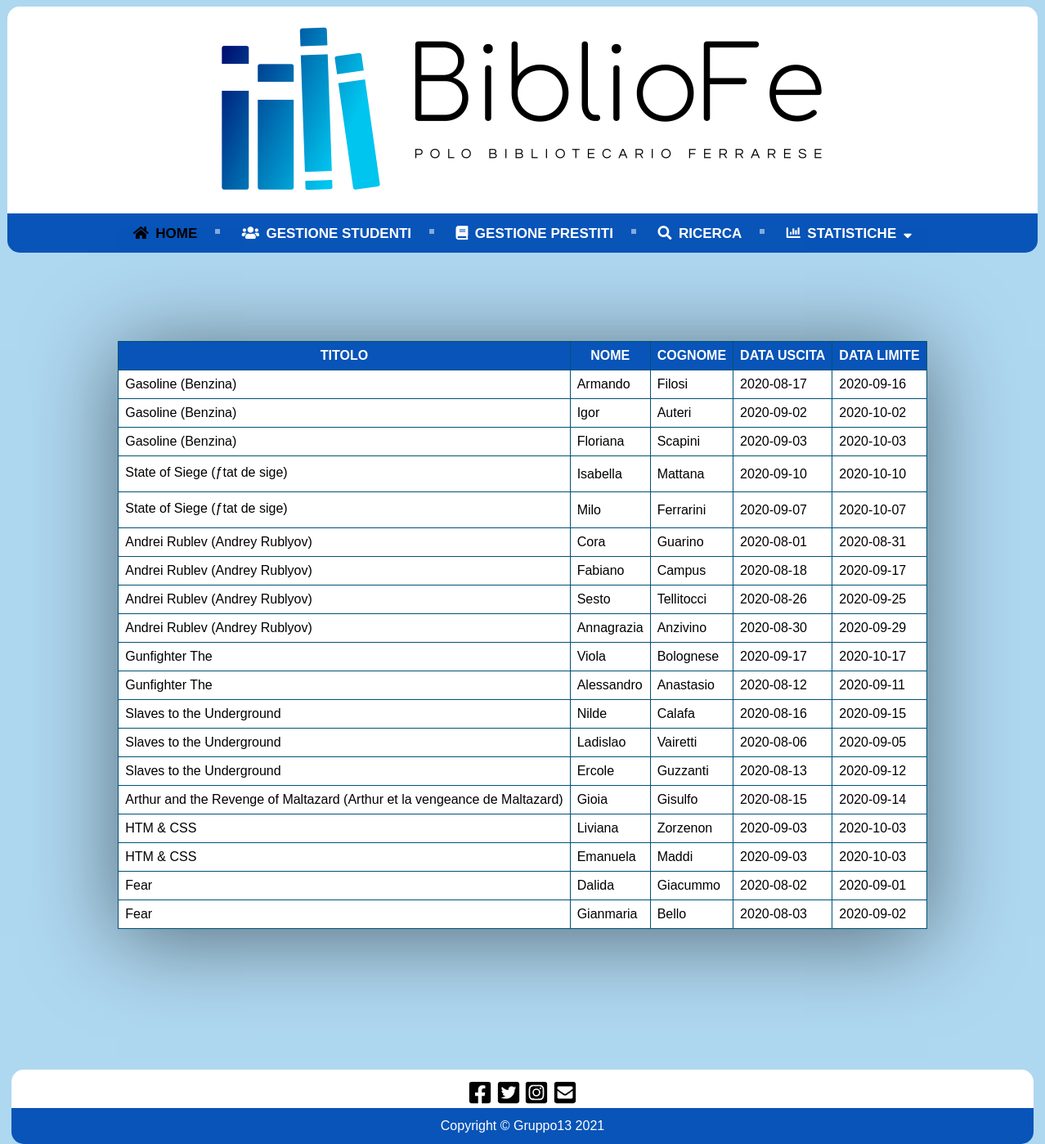
The page /ricerca_libro.php on the database its author committed.
### tables this page shows
CREATE TABLE `PRESTITO` (
  `ISBN_LIB` char(13) NOT NULL,
  `C_COPIA` int NOT NULL,
  `MATR` char(10) NOT NULL,
  `DATA_USCITA` date NOT NULL,
  `DATA_LIMITE` date DEFAULT NULL,
  PRIMARY KEY (`ISBN_LIB`,`C_COPIA`,`MATR`),
  KEY `MATR` (`MATR`),
  CONSTRAINT `prestito_ibfk_1` FOREIGN KEY (`ISBN_LIB`, `C_COPIA`) REFERENCES `COPIA` (`ISBN_LIBRO`, `COD_COPIA`),
  CONSTRAINT `prestito_ibfk_2` FOREIGN KEY (`MATR`) REFERENCES `STUDENTE` (`MATRICOLA`)
);

CREATE TABLE `LIBRO` (
  `TITOLO` varchar(100) NOT NULL,
  `ISBN` char(13) NOT NULL,
  `LINGUA` varchar(20) NOT NULL,
  `ANNO_PUBB` char(4) NOT NULL,
  `C_E` int NOT NULL,
  PRIMARY KEY (`ISBN`),
  KEY `C_E` (`C_E`),
  CONSTRAINT `libro_ibfk_1` FOREIGN KEY (`C_E`) REFERENCES `EDITORE` (`COD_E`) ON DELETE CASCADE ON UPDATE CASCADE
);

CREATE TABLE `STUDENTE` (
  `MATRICOLA` char(10) NOT NULL,
  `NOME_S` varchar(25) NOT NULL,
  `COGNOME_S` varchar(25) NOT NULL,
  `NOME_VIA_S` varchar(30) NOT NULL,
  `NUM_CIVICO_S` varchar(8) DEFAULT NULL,
  `CAP_S` varchar(5) NOT NULL,
  `PROVINCIA_S` varchar(30) NOT NULL,
  `NUM_TELEFONO` varchar(15) NOT NULL,
  PRIMARY KEY (`MATRICOLA`)
);

### ricerca_libro.php (the view, shortened to what this page needs)
<?php
include_once('connessione.php');
include_once("function.php");
$TITOLO  = $_POST["TITOLO"];
$sql = "SELECT TITOLO, NOME_S, COGNOME_S,DATA_USCITA,DATA_LIMITE
FROM PRESTITO, LIBRO, STUDENTE
WHERE ISBN_LIB = ISBN AND TITOLO LIKE '%$TITOLO%' AND MATR=MATRICOLA;";
$result = mysqli_query($link, $sql);
?>
<!DOCTYPE html>
<html>
<head>
	<?php head() ?>
</head>
<?php navbar() ?>
<body>
	<?php
	$count = mysqli_num_rows($result);
	if ($count == 0) { ?>
		<br><br>
		<img src="Icons/exclamation.svg" width="40" height="40">
		<p>La ricerca non ha prodotto risultati</p>
		<?php }
	else { ?>
		<br><br><br><br><br><br>
		<table id="table-center">
			<thead>
				<tr>
					<th>TITOLO</th>
					<th>NOME</th>
					<th>COGNOME</th>
					<th>DATA USCITA</th>
					<th>DATA LIMITE</th>
				</tr>
			</thead>
			<tbody>
				<?php
				while ($row = mysqli_fetch_array($result)) { ?>
				<tr>
					<td> <?php echo $row['TITOLO']; ?> </td>
					<td> <?php echo $row['NOME_S']; ?> </td>
					<td> <?php echo $row['COGNOME_S']; ?> </td>
					<td> <?php echo $row['DATA_USCITA']; ?> </td>
					<td> <?php echo $row['DATA_LIMITE']; ?> </td>
				</tr>
			<?php } ?>
			</tbody>
		</table>
		<?php mysqli_close($link);
		} ?>
		<br><br><br><br>
		<?php footer() ?>
</body>
</html>

### function.php (shortened to what this page needs)
<?php function navbar() { ?>
<div id="conteiner">
<div style="padding:0px; margin:0px; background-color:#ffffff; border-radius: 15px 15px 0px 0px;"><img src="Icons/logo.png" /></div>
<nav id='cssmenu'>
    <ul>
        <li <?php if($_REQUEST["id"]=="home" or $_REQUEST["id"]==""){echo "class='active'";}?>><a href="index.php?id=home" ><span><i class="fas fa-home"></i>&ensp;Home</span></a></li>
        <li <?php if($_REQUEST["id"]=="studenti"){echo "class='active'";}?>><a href="gestione_studenti.php?id=studenti" ><i class="fas fa-users"></i>&ensp;<span>Gestione Studenti</span></a></li>
        <li <?php if($_REQUEST["id"]=="prestiti"){echo "class='active'";}?>><a href="gestione_prestiti.php?id=prestiti" ><span><i class="fas fa-book"></i>&ensp;Gestione Prestiti</span></a></li>
        <li <?php if($_REQUEST["id"]=="ricerca"){echo "class='active'";}?>><a href="ricerca.php?id=ricerca" ><span><i class="fas fa-search"></i>&ensp;Ricerca</span></a></li>
        <li <?php if($_REQUEST["id"]=="statistiche"){echo "class='active'";}?>><a href="#?id=statistiche" ><span><i class="fas fa-chart-bar"></i>&ensp;Statistiche&ensp;<i class="fas fa-sort-down"></i></span></a>
        </li>
    </ul>
</nav>
<?php } ?>
<?php function head() { ?>
    <link href="stile.css" rel="stylesheet" type="text/css">
    <link href="Script/css/all.css" rel="stylesheet">
<?php } ?>
<?php function footer() { ?>
</div>
<footer style='width: 1250px; margin: 0 auto; padding: 0;'>
        <div class="footer-above">
            <a href="https://www.facebook.com/bibliotecheferrara/"><img src="Icons/facebook.svg" width="30" height="30"></a>
            <a href="https://twitter.com/PoloUFE"><img src="Icons/twitter.svg" width="30" height="30"></a>
            <a href="https://www.instagram.com/unife.it/?hl=it"><img src="Icons/instagram.svg" width="30" height="30"></a>
            <a href="mailto:info@bibliotecheferrara.it"><img src="Icons/mail.svg" width="30" height="30"></a>
        </div>
        <div class="footer-below">
            Copyright &copy; Gruppo13 <?php echo date("Y"); ?>
        </div>
</footer>
<?php } ?>

### stile.css (style rules this page uses)
#conteiner { min-height:1300px; height: auto ; width: 1260px; margin: 0 auto; padding: 0; }
body { font-family: 'Arial'; text-align: center; height: 100%; background-color: rgb(174, 215, 240); background-size:cover; }
#table-center td { border: 1px solid #005277; padding:8px; background-color: #fff; text-align: left; width: auto; }
#table-center th { border: 1px solid #005277; position: sticky; background-color: #0854b8; color: #fff; box-sizing: border-box; padding:8px; }
#table-center thead { background-color: #f5f5f500; }
#table-center { margin-left: auto; margin-right: auto; font-family: 'Arial'; border-collapse: collapse; box-shadow: 0 10px 100px rgba(0,0,0,0.5); }
#cssmenu { border-radius:0px 0px 15px 15px; background: #0854b8; width: auto; text-align: center; border-radius:'0px 0px 15px 15px'; }
#cssmenu ul { list-style: none; margin: 0; padding: 0; line-height: 1; display: block; zoom: 1; }
#cssmenu ul:after { content: " "; display: block; font-size: 0; height: 0; clear: both; visibility: hidden; }
#cssmenu ul li { border-radius:'0px 0px 15px 15px'; display: inline-block; padding: 0; margin: 0; }
#cssmenu ul li a { color: #ffffff; text-decoration: none; display: block; padding: 15px 25px; font-family: sans-serif; font-weight: 700; text-transform: uppercase; font-size: 17px; position: relative; -webkit-transition: color .25s; -moz-transition: color .25s; -ms-transition: color .25s; -o-transition: color .25s; transition: color .25s; }
#cssmenu ul li.active a { color: #000000; }
#cssmenu ul li a:after { content: ""; display: block; position: absolute; right: -3px; top: 19px; height: 6px; width: 6px; background: #ffffff; opacity: .5; }
#cssmenu ul li a:before { content: ""; display: block; position: absolute; left: 0; bottom: 0; height: 3px; width: 0; background: #07aefc; -webkit-transition: width .25s; -moz-transition: width .25s; -ms-transition: width .25s; -o-transition: width .25s; transition: width .25s; }
#cssmenu ul li.last > a:after, #cssmenu ul li:last-child > a:after { display: none; }
footer { height: 60px; color: rgb(5, 5, 5); text-decoration: none; }
footer .footer-above { text-decoration: none; text-align: center; padding-top: 13px; background: #ffff; margin-left: 0px; margin-right: 0px; overflow: hidden; -moz-border-radius: 20px; -webkit-border-radius: 20px; border-radius: 15px 15px 0px 0px; }
footer .footer-below { margin-left: 0px; margin-right: 0px; padding: 13px 0; background: #0854b8; color: white; overflow: hidden; -moz-border-radius: 20px; -webkit-border-radius: 20px; border-radius: 0px 0px 15px 15px; }

### Script/css/all.css (style rules this page uses)
.fa, .fas, .far, .fal, .fad, .fab { -moz-osx-font-smoothing: grayscale; -webkit-font-smoothing: antialiased; display: inline-block; font-style: normal; font-variant: normal; text-rendering: auto; line-height: 1; }
.fa-book:before { content: "\f02d"; }
.fa-chart-bar:before { content: "\f080"; }
.fa-home:before { content: "\f015"; }
.fa-search:before { content: "\f002"; }
.fa-sort-down:before { content: "\f0dd"; }
.fa-users:before { content: "\f0c0"; }
.fa, .fas { font-family: 'Font Awesome 5 Free'; font-weight: 900; }

### rows shown on the page
prestito: libro.TITOLO "Gasoline (Benzina)", MATR.NOME_S "Armando", MATR.COGNOME_S "Filosi", DATA_USCITA "2020-08-17", DATA_LIMITE "2020-09-16"
prestito: libro.TITOLO "Gasoline (Benzina)", MATR.NOME_S "Igor", MATR.COGNOME_S "Auteri", DATA_USCITA "2020-09-02", DATA_LIMITE "2020-10-02"
prestito: libro.TITOLO "Gasoline (Benzina)", MATR.NOME_S "Floriana", MATR.COGNOME_S "Scapini", DATA_USCITA "2020-09-03", DATA_LIMITE "2020-10-03"
prestito: libro.TITOLO "State of Siege (ƒtat de sige)", MATR.NOME_S "Isabella", MATR.COGNOME_S "Mattana", DATA_USCITA "2020-09-10", DATA_LIMITE "2020-10-10"
prestito: libro.TITOLO "State of Siege (ƒtat de sige)", MATR.NOME_S "Milo", MATR.COGNOME_S "Ferrarini", DATA_USCITA "2020-09-07", DATA_LIMITE "2020-10-07"
prestito: libro.TITOLO "Andrei Rublev (Andrey Rublyov)", MATR.NOME_S "Cora", MATR.COGNOME_S "Guarino", DATA_USCITA "2020-08-01", DATA_LIMITE "2020-08-31"
prestito: libro.TITOLO "Andrei Rublev (Andrey Rublyov)", MATR.NOME_S "Fabiano", MATR.COGNOME_S "Campus", DATA_USCITA "2020-08-18", DATA_LIMITE "2020-09-17"
prestito: libro.TITOLO "Andrei Rublev (Andrey Rublyov)", MATR.NOME_S "Sesto", MATR.COGNOME_S "Tellitocci", DATA_USCITA "2020-08-26", DATA_LIMITE "2020-09-25"
prestito: libro.TITOLO "Andrei Rublev (Andrey Rublyov)", MATR.NOME_S "Annagrazia", MATR.COGNOME_S "Anzivino", DATA_USCITA "2020-08-30", DATA_LIMITE "2020-09-29"
prestito: libro.TITOLO "Gunfighter The", MATR.NOME_S "Viola", MATR.COGNOME_S "Bolognese", DATA_USCITA "2020-09-17", DATA_LIMITE "2020-10-17"
prestito: libro.TITOLO "Gunfighter The", MATR.NOME_S "Alessandro", MATR.COGNOME_S "Anastasio", DATA_USCITA "2020-08-12", DATA_LIMITE "2020-09-11"
prestito: libro.TITOLO "Slaves to the Underground", MATR.NOME_S "Nilde", MATR.COGNOME_S "Calafa", DATA_USCITA "2020-08-16", DATA_LIMITE "2020-09-15"
prestito: libro.TITOLO "Slaves to the Underground", MATR.NOME_S "Ladislao", MATR.COGNOME_S "Vairetti", DATA_USCITA "2020-08-06", DATA_LIMITE "2020-09-05"
prestito: libro.TITOLO "Slaves to the Underground", MATR.NOME_S "Ercole", MATR.COGNOME_S "Guzzanti", DATA_USCITA "2020-08-13", DATA_LIMITE "2020-09-12"
prestito: libro.TITOLO "Arthur and the Revenge of Maltazard (Arthur et la vengeance de Maltazard)", MATR.NOME_S "Gioia", MATR.COGNOME_S "Gisulfo", DATA_USCITA "2020-08-15", DATA_LIMITE "2020-09-14"
prestito: libro.TITOLO "HTM & CSS", MATR.NOME_S "Liviana", MATR.COGNOME_S "Zorzenon", DATA_USCITA "2020-09-03", DATA_LIMITE "2020-10-03"
prestito: libro.TITOLO "HTM & CSS", MATR.NOME_S "Emanuela", MATR.COGNOME_S "Maddi", DATA_USCITA "2020-09-03", DATA_LIMITE "2020-10-03"
prestito: libro.TITOLO "Fear", MATR.NOME_S "Dalida", MATR.COGNOME_S "Giacummo", DATA_USCITA "2020-08-02", DATA_LIMITE "2020-09-01"
prestito: libro.TITOLO "Fear", MATR.NOME_S "Gianmaria", MATR.COGNOME_S "Bello", DATA_USCITA "2020-08-03", DATA_LIMITE "2020-09-02"
